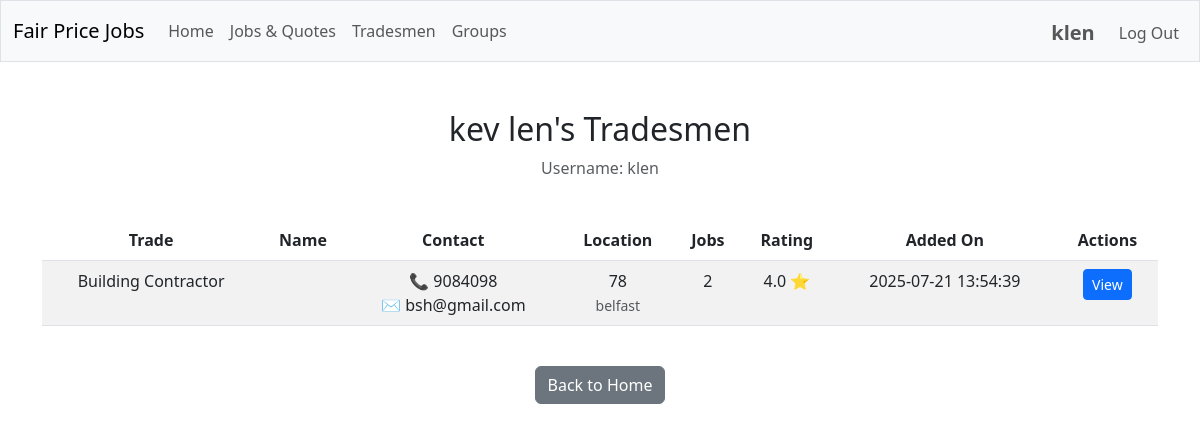
Before: /user_tradesmen/1 (signed in) with the older database file.
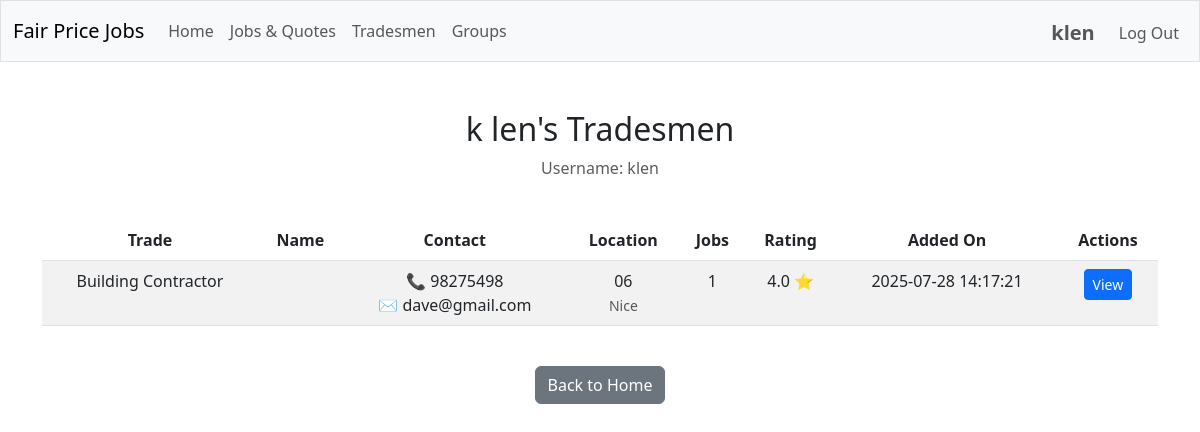
After: the same page with the newer database file.
### tables this page shows
CREATE TABLE users (
    id INTEGER PRIMARY KEY AUTOINCREMENT,
    username TEXT NOT NULL UNIQUE,
    firstname TEXT NOT NULL,
    lastname TEXT NOT NULL,
    email TEXT NOT NULL UNIQUE,
    postcode TEXT NOT NULL,
    hash TEXT NOT NULL
);

CREATE TABLE tradesmen (
    id INTEGER PRIMARY KEY AUTOINCREMENT,
    trade TEXT NOT NULL,
    first_name TEXT,
    family_name TEXT NOT NULL,
    company_name TEXT,
    address TEXT NOT NULL,
    postcode TEXT NOT NULL,
    phone_number TEXT NOT NULL,
    email TEXT
);

### app/routes/tradesmen.py (the view)
@tradesmen_bp.route("/user_tradesmen/<int:user_id>")
@login_required
def user_tradesmen(user_id: int) -> Union[str, Response]:
    from app.services.user_service import UserService
    user_service = UserService()
    user = user_service.get_user_by_id(user_id)
    if not user:
        flash("User not found.", "error")
        return redirect(url_for("main.index"))
    tradesmen_list = tradesman_service.get_tradesmen_by_user(user_id)
    return render_template("user_tradesmen.html", user=user, tradesmen=tradesmen_list)

### app/helpers.py (called while the page is built)
def login_required(f: Callable) -> Callable:
    @wraps(f)
    def decorated_function(*args: Any, **kwargs: Any) -> Union[Response, Any]:
        if session.get("user_id") is None:
            return redirect("/login")
        return f(*args, **kwargs)
    return decorated_function

### app/services/database.py (called while the page is built)
def get_db_service() -> DatabaseService:
    return db_service

    def get_connection(self):
        if self.database_path is None:
            raise ValueError("Database path is not configured")
        try:
            if not hasattr(g, '_database'):
                g._database = sqlite3.connect(self.database_path, isolation_level=None)
                g._database.row_factory = sqlite3.Row
                g._database.execute("PRAGMA foreign_keys = ON")
            return g._database
        except RuntimeError:
            if not hasattr(self, '_test_connection'):
                self._test_connection = sqlite3.connect(self.database_path, isolation_level=None)
                self._test_connection.row_factory = sqlite3.Row
                self._test_connection.execute("PRAGMA foreign_keys = ON")
            return self._test_connection

    def close_connection(self):
        try:
            if hasattr(g, '_database'):
                g._database.close()
                delattr(g, '_database')
        except RuntimeError:
            if hasattr(self, '_test_connection'):
                self._test_connection.close()
                delattr(self, '_test_connection')

    @contextmanager
    def get_cursor(self):
        conn = self.get_connection()
        cursor = conn.cursor()
        try:
            yield cursor
        except Exception as e:
            logger.error(f"Database error: {e}")
            conn.rollback()
            raise
        finally:
            cursor.close()

    def execute_query(self, query: str, params: Tuple = ()) -> List[Dict[str, Any]]:
        with self.get_cursor() as cursor:
            cursor.execute(query, params)
            columns = [column[0] for column in cursor.description]
            return [dict(zip(columns, row)) for row in cursor.fetchall()]

    def execute_single_query(self, query: str, params: Tuple = ()) -> Optional[Dict[str, Any]]:
        with self.get_cursor() as cursor:
            cursor.execute(query, params)
            row = cursor.fetchone()
            if row:
                columns = [column[0] for column in cursor.description]
                return dict(zip(columns, row))
            return None

### templates/user_tradesmen.html (shortened to what this page needs)
{% extends "layout.html" %}
{% block main %}
    <div class="container">
        <div class="row mb-4">
            <div class="col">
                <h2>{{ user.firstname }} {{ user.lastname }}'s Tradesmen</h2>
                <p class="text-muted">Username: {{ user.username }}</p>
            </div>
        </div>
        {% if tradesmen %}
            <div class="table-responsive">
                <table class="table table-striped">
                    <thead>
                        <tr>
                            <th>Trade</th>
                            <th>Name</th>
                            <th>Contact</th>
                            <th>Location</th>
                            <th>Jobs</th>
                            <th>Rating</th>
                            <th>Added On</th>
                            <th>Actions</th>
                        </tr>
                    </thead>
                    <tbody>
                        {% for tradesman in tradesmen %}
                            <tr>
                                <td>{{ tradesman.trade }}</td>
                                <td>
                                </td>
                                <td>
                                    <div>📞 {{ tradesman.phone_number }}</div>
                                    {% if tradesman.email %}
                                        <div>✉️ {{ tradesman.email }}</div>
                                    {% endif %}
                                </td>
                                <td>
                                    <div>{{ tradesman.postcode }}</div>
                                    <small class="text-muted">{{ tradesman.address }}</small>
                                </td>
                                <td>{{ tradesman.job_count }}</td>
                                <td>
                                    {% if tradesman.avg_rating %}
                                        {{ "%.1f"|format(tradesman.avg_rating) }} ⭐
                                    {% else %}
                                        No ratings
                                    {% endif %}
                                </td>
                                <td>{{ tradesman.date_added }}</td>
                                <td>
                                    <a href="{{ url_for('tradesmen.view_tradesman', tradesman_id=tradesman.id) }}" class="btn btn-sm btn-primary">View</a>
                                </td>
                            </tr>
                        {% endfor %}
                    </tbody>
                </table>
            </div>
        {% else %}
            <div class="alert alert-info">
                No tradesmen have been added yet.
            </div>
        {% endif %}
        <div class="mt-4">
            <a href="{{ url_for('main.index') }}" class="btn btn-secondary">Back to Home</a>
        </div>
    </div>
{% endblock %}

### templates/layout.html (shortened to what this page needs)
<!DOCTYPE html>
<html lang="en">
    <head>
        <link href="https://cdn.jsdelivr.net/npm/bootstrap@5.3.0/dist/css/bootstrap.min.css" rel="stylesheet">
        <link rel="stylesheet" href="{{ url_for('static', filename='css/custom.css') }}">
    </head>
    <body>
        <nav class="navbar navbar-expand-md navbar-light bg-light border">
            <div class="container-fluid">
                <a class="navbar-brand mb-0 align-items-center" href="/">Fair Price Jobs</a>
                <div class="collapse navbar-collapse" id="navbarNav">
                    {% if session.user_id %}
                        <ul class="navbar-nav me-auto mb-2 mb-lg-0">
                            <li class="nav-item">
                                <a class="nav-link" href="{{ url_for('main.index') }}">Home</a>
                            </li>
                            <li class="nav-item">
                                <a class="nav-link" href="{{ url_for('search.search_jobs_quotes') }}">Jobs & Quotes</a>
                            </li>
                            <li class="nav-item">
                                <a class="nav-link" href="{{ url_for('search.search_tradesmen') }}">Tradesmen</a>
                            </li>
                            <li class="nav-item">
                                <a class="nav-link" href="{{ url_for('groups.search_groups') }}">Groups</a>
                            </li>
                        </ul>
                        <ul class="navbar-nav ms-auto mt-1 align-items-center">
                            <li class="nav-item me-3">
                                <a class="nav-link fs-5 fw-bold p-0" href="{{ url_for('profile.user_profile', user_id=session.user_id) }}">{{ session.username }}</a>
                            </li>
                            <li class="nav-item">
                                <a class="nav-link" href="/logout">Log Out</a>
                            </li>
                        </ul>
                    {% endif %}
                </div>
            </div>
        </nav>
        <main class="container-fluid py-5 text-center">
            {% block main %}{% endblock %}
        </main>
    </body>
</html>

Changed rows visible on the page:
changed users "len": firstname "kev" → "k"
changed tradesmen "Building Contractor": phone_number "9084098" → "98275498"; email "bsh@gmail.com" → "dave@gmail.com"; postcode "78" → "06"; address "belfast" → "Nice"; job_count "2" → "1"; date_added "2025-07-21 13:54:39" → "2025-07-28 14:17:21"
